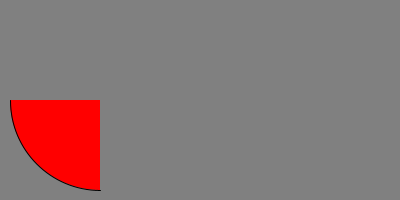
Frame 1 (no input)
Frame 60 (the mouse pressed at the canvas centre just before this capture): identical to frame 1, image omitted
Frame 120 (the mouse held since frame 60 and released just before this capture): identical to frame 1, image omitted

The Processing sketch that drew this single still picture (run headless with seeded random() and noise(); from frame 60 on, the mouse is pressed at the canvas centre):

// Processing sketch: week16_3
// ── week16_3.pde
void setup()
{
  size(400,200);
  fill(255,0,0);
  textSize(40);
}

void draw() // 畫,每秒60次
{
  background(128,128,128); // RGB三色
  arc(100,100, 180,180, radians(90), radians(180)); //弧度
                       // 開始角度     結束角度
}
 
